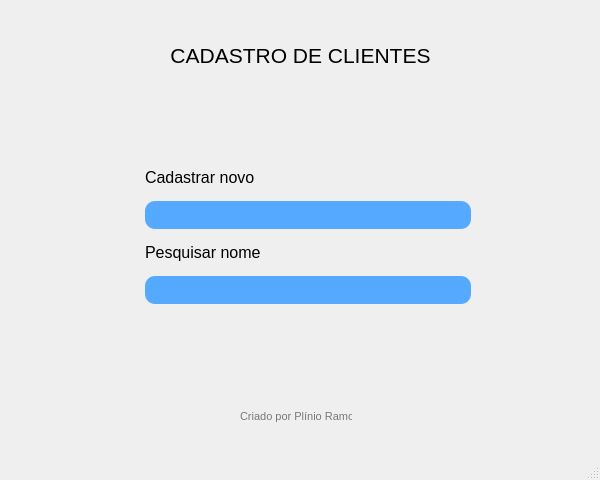
<?xml version="1.0" encoding="UTF-8"?>
<ui version="4.0">
 <class>QMainWindow</class>
 <widget class="QMainWindow" name="QMainWindow">
  <property name="geometry">
   <rect>
    <x>0</x>
    <y>0</y>
    <width>600</width>
    <height>480</height>
   </rect>
  </property>
  <property name="minimumSize">
   <size>
    <width>600</width>
    <height>480</height>
   </size>
  </property>
  <property name="maximumSize">
   <size>
    <width>600</width>
    <height>480</height>
   </size>
  </property>
  <property name="windowTitle">
   <string>MainWindow</string>
  </property>
  <property name="layoutDirection">
   <enum>Qt::LeftToRight</enum>
  </property>
  <property name="autoFillBackground">
   <bool>false</bool>
  </property>
  <widget class="QWidget" name="centralwidget">
   <widget class="QWidget" name="formLayoutWidget">
    <property name="geometry">
     <rect>
      <x>140</x>
      <y>110</y>
      <width>331</width>
      <height>251</height>
     </rect>
    </property>
    <layout class="QFormLayout" name="formLayout">
     <property name="labelAlignment">
      <set>Qt::AlignCenter</set>
     </property>
     <property name="formAlignment">
      <set>Qt::AlignCenter</set>
     </property>
     <property name="horizontalSpacing">
      <number>5</number>
     </property>
     <property name="verticalSpacing">
      <number>14</number>
     </property>
     <property name="leftMargin">
      <number>0</number>
     </property>
     <item row="2" column="1">
      <widget class="QPushButton" name="pushButton">
       <property name="enabled">
        <bool>true</bool>
       </property>
       <property name="font">
        <font>
         <pointsize>11</pointsize>
         <strikeout>false</strikeout>
         <kerning>true</kerning>
        </font>
       </property>
       <property name="statusTip">
        <string/>
       </property>
       <property name="layoutDirection">
        <enum>Qt::RightToLeft</enum>
       </property>
       <property name="autoFillBackground">
        <bool>false</bool>
       </property>
       <property name="styleSheet">
        <string notr="true">background-color: rgb(85, 170, 255);
color: rgb(255, 255, 255);
border-radius: 10px;
padding: 5px;</string>
       </property>
       <property name="text">
        <string/>
       </property>
       <property name="icon">
        <iconset>
         <normaloff>Imagens/Adicionar.png</normaloff>Imagens/Adicionar.png</iconset>
       </property>
       <property name="iconSize">
        <size>
         <width>50</width>
         <height>50</height>
        </size>
       </property>
       <property name="autoExclusive">
        <bool>true</bool>
       </property>
       <property name="autoDefault">
        <bool>true</bool>
       </property>
       <property name="default">
        <bool>true</bool>
       </property>
      </widget>
     </item>
     <item row="4" column="1">
      <widget class="QPushButton" name="pushButton_2">
       <property name="font">
        <font>
         <pointsize>11</pointsize>
        </font>
       </property>
       <property name="styleSheet">
        <string notr="true">color: rgb(255, 255, 255);
background-color: rgb(85, 170, 255);
border-radius: 10px;
padding: 5px;</string>
       </property>
       <property name="text">
        <string/>
       </property>
       <property name="icon">
        <iconset>
         <normaloff>Imagens/Pesquisar.png</normaloff>Imagens/Pesquisar.png</iconset>
       </property>
       <property name="iconSize">
        <size>
         <width>50</width>
         <height>50</height>
        </size>
       </property>
      </widget>
     </item>
     <item row="3" column="1">
      <widget class="QLabel" name="label_5">
       <property name="font">
        <font>
         <pointsize>12</pointsize>
         <weight>50</weight>
         <bold>false</bold>
         <kerning>true</kerning>
        </font>
       </property>
       <property name="styleSheet">
        <string notr="true">color: rgb(0, 0, 0);</string>
       </property>
       <property name="text">
        <string>Pesquisar nome</string>
       </property>
       <property name="alignment">
        <set>Qt::AlignLeading|Qt::AlignLeft|Qt::AlignVCenter</set>
       </property>
      </widget>
     </item>
     <item row="1" column="1">
      <widget class="QLabel" name="label_4">
       <property name="font">
        <font>
         <pointsize>12</pointsize>
         <weight>50</weight>
         <italic>false</italic>
         <bold>false</bold>
         <underline>false</underline>
        </font>
       </property>
       <property name="styleSheet">
        <string notr="true">color: rgb(0, 0, 0);</string>
       </property>
       <property name="text">
        <string>Cadastrar novo</string>
       </property>
       <property name="alignment">
        <set>Qt::AlignLeading|Qt::AlignLeft|Qt::AlignVCenter</set>
       </property>
      </widget>
     </item>
    </layout>
   </widget>
   <widget class="QLabel" name="label_2">
    <property name="geometry">
     <rect>
      <x>170</x>
      <y>20</y>
      <width>261</width>
      <height>71</height>
     </rect>
    </property>
    <property name="font">
     <font>
      <family>Arial</family>
      <pointsize>-1</pointsize>
     </font>
    </property>
    <property name="styleSheet">
     <string notr="true">color: rgb(0, 0, 0);
font-size: 21px;</string>
    </property>
    <property name="text">
     <string>CADASTRO DE CLIENTES</string>
    </property>
    <property name="alignment">
     <set>Qt::AlignCenter</set>
    </property>
    <property name="wordWrap">
     <bool>false</bool>
    </property>
    <property name="margin">
     <number>0</number>
    </property>
   </widget>
   <widget class="QLabel" name="label_3">
    <property name="geometry">
     <rect>
      <x>240</x>
      <y>410</y>
      <width>112</width>
      <height>13</height>
     </rect>
    </property>
    <property name="font">
     <font>
      <pointsize>8</pointsize>
     </font>
    </property>
    <property name="styleSheet">
     <string notr="true">color: rgb(120, 120, 120);</string>
    </property>
    <property name="text">
     <string>Criado por Plínio Ramos</string>
    </property>
   </widget>
  </widget>
  <widget class="QMenuBar" name="menubar">
   <property name="geometry">
    <rect>
     <x>0</x>
     <y>0</y>
     <width>600</width>
     <height>21</height>
    </rect>
   </property>
  </widget>
  <widget class="QStatusBar" name="statusbar"/>
 </widget>
 <resources/>
 <connections/>
</ui>
